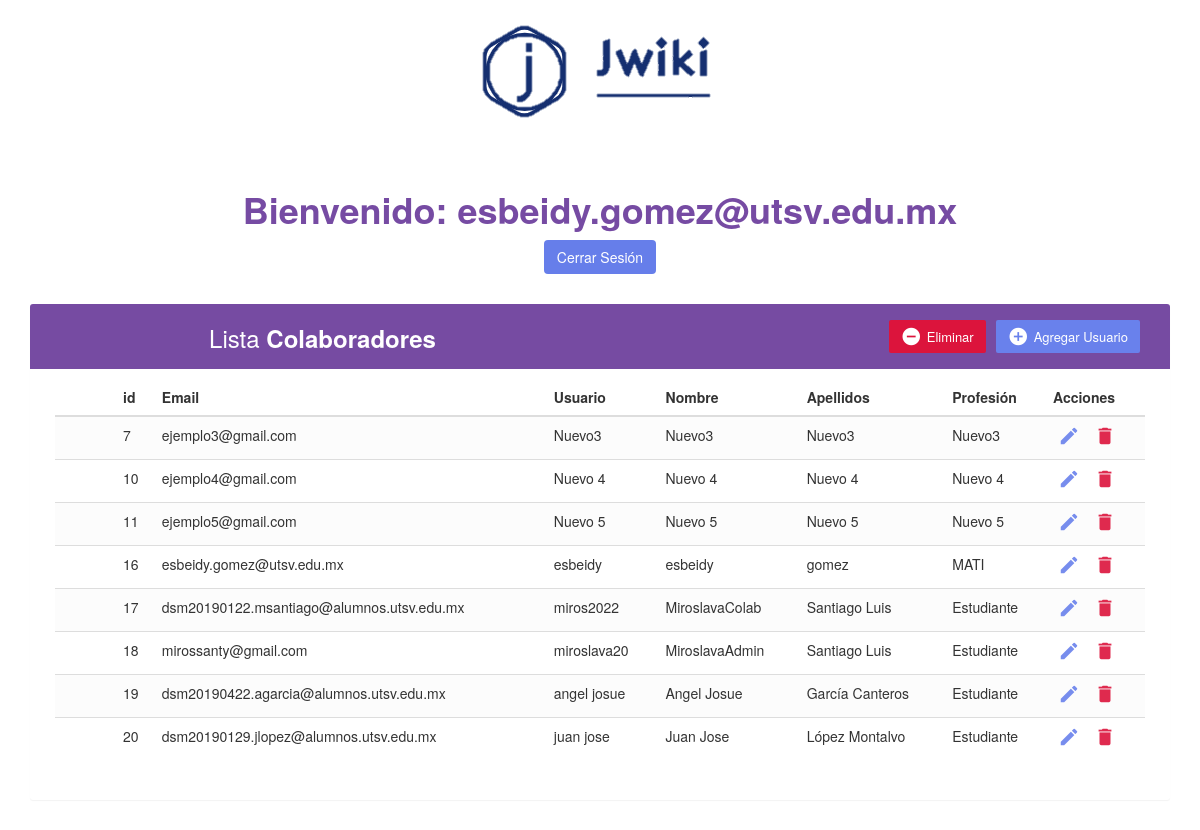
Page /php/bienvenido.php (signed in) on the committed database.
### tables this page shows
CREATE TABLE `usuario` (
  `idusuario` int NOT NULL AUTO_INCREMENT,
  `usuario` varchar(45) NOT NULL,
  `contrasena` varchar(160) NOT NULL,
  `fecha_registro` date DEFAULT NULL,
  `activo` bit(1) DEFAULT NULL,
  `idrol` int NOT NULL,
  `nombreR` varchar(45) NOT NULL,
  `apellidos` varchar(45) NOT NULL,
  `email` varchar(200) NOT NULL,
  `profesion` varchar(200) NOT NULL,
  PRIMARY KEY (`idusuario`),
  KEY `fk_usuario_rol1_idx` (`idrol`),
  CONSTRAINT `fk_usuario_rol1` FOREIGN KEY (`idrol`) REFERENCES `rol` (`idrol`)
);

### php/bienvenido.php (the view, shortened to what this page needs)
<?php
if(!isset($_SESSION['nombre'])){
    header('Location: ../login.php');
}elseif(isset($_SESSION['nombre'])){
    include 'conexion_be.php';
    $sentencia =$bd->query("SELECT * FROM usuario;");
    $usuario = $sentencia->fetchAll(PDO::FETCH_OBJ);
}else{
    echo "Error en el sistema";
}
?>
<!DOCTYPE html>
<html lang="en">
<head>
<link rel="stylesheet" href="../css/estilos-crud.css">
<link rel="stylesheet" href="https://maxcdn.bootstrapcdn.com/font-awesome/4.7.0/css/font-awesome.min.css">
<link rel="stylesheet" href="https://maxcdn.bootstrapcdn.com/bootstrap/3.3.7/css/bootstrap.min.css">
<body>
	<center>
	<div class="header">
		<img src="../img/jwiki.png" alt="logo" class="logo">
	</div>
	</center>
    <center>
		<br>
    <h1 style="color: #764ba3; font-weight: bold;">Bienvenido: <?php echo $_SESSION['nombre'] ?></h1>
	<a href="cerrar_sesion.php" class="btn btn-salir">Cerrar Sesión</a>
    <div class="container">
        <div class="table-wrapper">
            <div class="table-title">
                <div class="row">
                    <div class="col-sm-6">
						<h2>Lista <b>Colaboradores</b></h2>
					</div>
					<div class="col-sm-6">
						<a href="#addEmployeeModal" class="btn btn-agregar" data-toggle="modal"><i class="material-icons">&#xE147;</i> <span>Agregar Usuario</span></a>
						<a href="#deleteEmployeeModal" class="btn btn-delete" data-toggle="modal"><i class="material-icons">&#xE15C;</i> <span>Eliminar</span></a>
					</div>
                </div>
            </div>
            <table class="table table-striped table-hover">
                <thead>
                    <tr>
						<th>
						</th>
                        <th>id</th>
                        <th>Email</th>
						<th>Usuario</th>
                        <th>Nombre</th>
                        <th>Apellidos</th>
                        <th>Profesión</th>
                        <th>Acciones</th>
                    </tr>
                </thead>
                <tbody>
                <?php
  foreach ($usuario as $dato){
      ?>
                    <tr>
						<td>
						</td>
                        <td><?php echo $dato->idusuario; ?></td>
                        <td><?php echo $dato->email; ?></td>
						<td><?php echo $dato->usuario; ?></td>
                        <td><?php echo $dato->nombreR; ?></td>
                        <td><?php echo $dato->apellidos; ?></td>
                        <td><?php echo $dato->profesion; ?></td>
                        <td>
							<a href="editar.php?idusuario=<?php echo $dato->idusuario; ?>"class="edit" data-toggle="modal"><i class="material-icons" data-toggle="tooltip" title="Edit">&#xE254;</i></a>
                            <a href="eliminar.php?idusuario=<?php echo $dato->idusuario; ?>" class="delete" data-toggle="modal"><i class="material-icons" data-toggle="tooltip" title="Delete">&#xE872;</i></a>
                        </td>
                    </tr>
                    <?php
            }
  ?>
                </tbody>
            </table>
        </div>
    </div>
</center>
</body>
</html>

### css/estilos-crud.css (style rules this page uses)
body { color: #566787; background: #f5f5f5; font-family: 'Varela Round', sans-serif; font-size: 13px; }
.table-wrapper { background: #fff; padding: 20px 25px; margin: 30px 0; border-radius: 3px; box-shadow: 0 1px 1px rgba(0,0,0,.05); }
.table-title { padding-bottom: 15px; background: #764ba2; color: #fff; padding: 16px 30px; margin: -20px -25px 10px; border-radius: 3px 3px 0 0; }
.table-title h2 { margin: 5px 0 0; font-size: 24px; }
.table-title .btn { color: #fff; float: right; font-size: 13px; border: none; min-width: 50px; border-radius: 2px; border: none; outline: none !important; margin-left: 10px; }
.table-title .btn i { float: left; font-size: 21px; margin-right: 5px; }
.table-title .btn span { float: left; margin-top: 2px; }
table.table tr th, table.table tr td { border-color: #e9e9e9; padding: 12px 15px; vertical-align: middle; }
table.table tr th:first-child { width: 60px; }
table.table tr th:last-child { width: 100px; }
table.table-striped tbody tr:nth-of-type(odd) { background-color: #fcfcfc; }
table.table td:last-child i { opacity: 0.9; font-size: 22px; margin: 0 5px; }
table.table td a { font-weight: bold; color: #566787; display: inline-block; text-decoration: none; outline: none !important; }
table.table td a.edit { color: #6981ec; }
table.table td a.delete { color: #dc143c; }
table.table td i { font-size: 19px; }
.header { display: flex; justify-content: center; }
.btn-salir { background-color: #667eea; text-decoration: none; color: #FFF; }
.btn-delete { background-color: #dc143c; }
.btn-agregar { background-color: #6981ec; }

### rows in the picture
usuario: idusuario "7", email "ejemplo3@gmail.com", usuario "Nuevo3", nombreR "Nuevo3", apellidos "Nuevo3", profesion "Nuevo3"
usuario: idusuario "10", email "ejemplo4@gmail.com", usuario "Nuevo 4", nombreR "Nuevo 4", apellidos "Nuevo 4", profesion "Nuevo 4"
usuario: idusuario "11", email "ejemplo5@gmail.com", usuario "Nuevo 5", nombreR "Nuevo 5", apellidos "Nuevo 5", profesion "Nuevo 5"
usuario: idusuario "16", email "esbeidy.gomez@utsv.edu.mx", usuario "esbeidy", nombreR "esbeidy", apellidos "gomez", profesion "MATI"
usuario: idusuario "17", email "dsm20190122.msantiago@alumnos.utsv.edu.mx", usuario "miros2022", nombreR "MiroslavaColab", apellidos "Santiago Luis", profesion "Estudiante"
usuario: idusuario "18", email "mirossanty@gmail.com", usuario "miroslava20", nombreR "MiroslavaAdmin", apellidos "Santiago Luis", profesion "Estudiante"
usuario: idusuario "19", email "dsm20190422.agarcia@alumnos.utsv.edu.mx", usuario "angel josue", nombreR "Angel Josue", apellidos "García Canteros", profesion "Estudiante"
usuario: idusuario "20", email "dsm20190129.jlopez@alumnos.utsv.edu.mx", usuario "juan jose", nombreR "Juan Jose", apellidos "López Montalvo", profesion "Estudiante"

### other values in the picture
$_SESSION['nombre'] "esbeidy.gomez@utsv.edu.mx"
